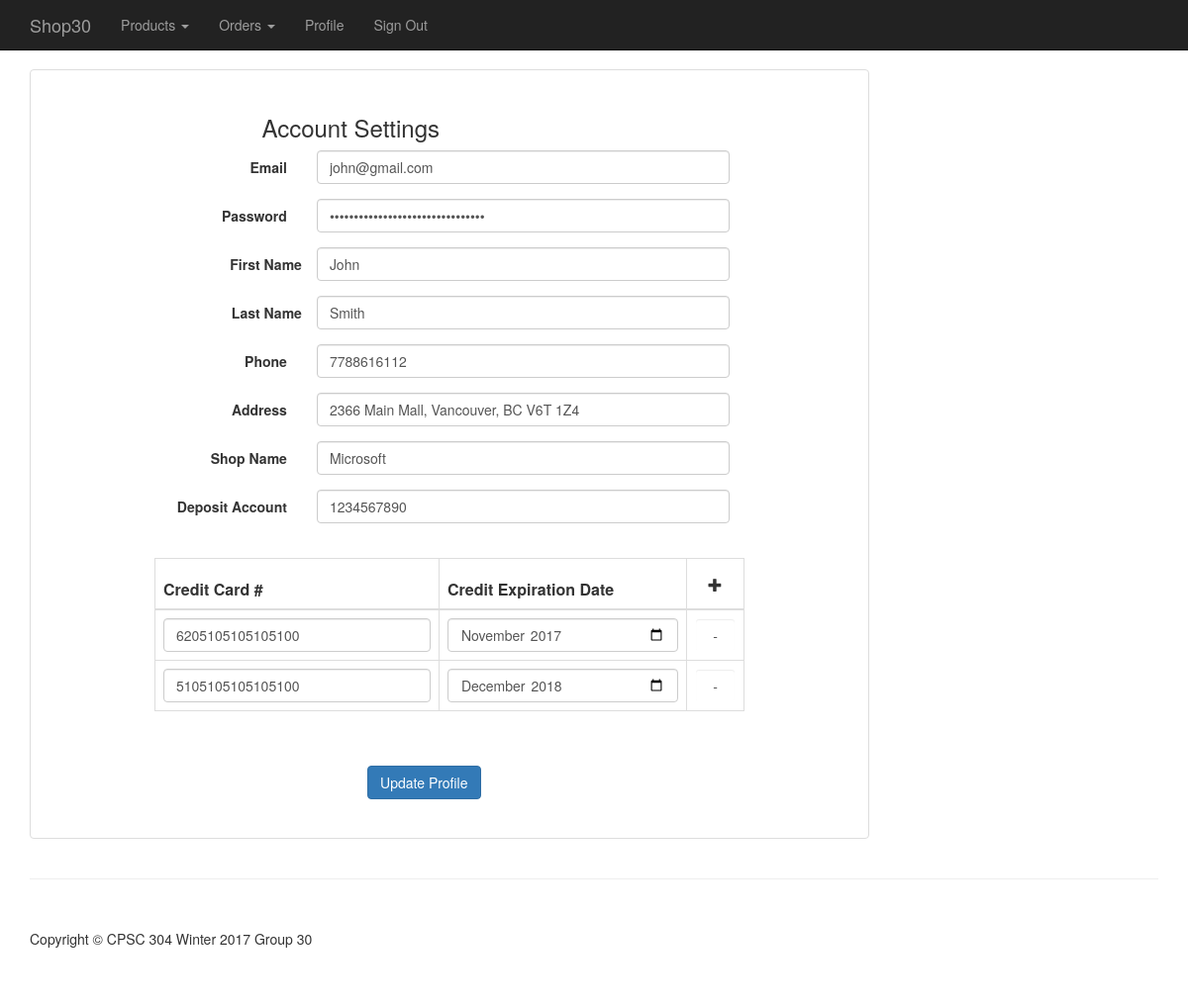
The page /frontend/php/profile.php (signed in) on the database its author committed.
### tables this page shows
CREATE TABLE `Person` (
  `PersonId` int(11) NOT NULL,
  `Phone` bigint(10) NOT NULL,
  `Password` varchar(50) NOT NULL,
  `Address` varchar(50) NOT NULL,
  `FirstName` varchar(15) NOT NULL,
  `LastName` varchar(15) NOT NULL,
  `Email` varchar(50) NOT NULL,
  `TimeStamp` timestamp NOT NULL DEFAULT CURRENT_TIMESTAMP ON UPDATE CURRENT_TIMESTAMP
);

CREATE TABLE `Retailers` (
  `PersonId` int(11) NOT NULL,
  `ShopName` char(15) NOT NULL,
  `DepositAccount` char(20) NOT NULL
);

CREATE TABLE `CreditCard` (
  `CardId` int(11) NOT NULL,
  `PersonId` int(11) NOT NULL,
  `CreditCard` char(19) NOT NULL,
  `CreditExpDate` date NOT NULL
);

### backend/core.inc.php (called while the page is built, shortened)
<?php
function getPersonId(){
	return $_SESSION['PersonId'];
}
?>

### backend/profile/getCustomer.php (called while the page is built)
<?php
function getCustomer(){
  global $con;
  $PersonId = getPersonId();
  $query = "SELECT Email, Password, FirstName, LastName, Phone, Address
    FROM Person WHERE PersonId=$PersonId";
  $customer = mysqli_fetch_array(mysqli_query($con, $query));
  if($customer){
    return $customer;
  } else {
    header("Location: ../../frontend/php/error.php");
  }
}
 ?>

### backend/profile/getRetailer.php (called while the page is built)
<?php
function getRetailer(){
  global $con;
  $PersonId = getPersonId();
  $query = "SELECT ShopName, DepositAccount
    FROM Retailers WHERE PersonId=$PersonId";
  return mysqli_fetch_array(mysqli_query($con, $query));
}
 ?>

### backend/account/getCardList.php (called while the page is built)
<?php
function getCardList(){
  global $con;
  $PersonId = getPersonId();
  $query = "SELECT CardId, CreditCard, CreditExpDate
    FROM CreditCard WHERE PersonId=$PersonId";
  $obj = mysqli_query($con, $query);
  return $obj;
}
 ?>

### frontend/php/parts/profileBody.php (the view, shortened to what this page needs)
<?php
$profile = getCustomer();
$retailer = getRetailer();
$cardList = getCardList();
if($retailer){
  $retailFields = "display:block";
} else {
  $retailCheck = "display:block";
  $retailFields = "display:none";
}
?>
<div class="container">
    <div class="row">
        <div class="col-md-9">
            <div class="thumbnail">
                <div class="caption-full" style="
                        padding-left: 140px;
                        padding-right: 140px;
                        padding-top: 25px;
                        padding-bottom: 25px;">
                    <h3>&nbsp;&nbsp;&nbsp;&nbsp;&nbsp;&nbsp;&nbsp;&nbsp;&nbsp;&nbsp;&nbsp;&nbsp;&nbsp;&nbsp;Account Settings
                    </h3>
                   <form class="form-horizontal" action="profile.php" method="post">
                      <div class="form-group">
                        <label class="col-sm-3 control-label">Email</label>
                        <div class="col-sm-9">
                          <input type="Email" class="form-control" name="Email" placeholder="Email" value="<?php echo $profile['Email']; ?>">
                        </div>
                      </div>
                      <div class="form-group">
                        <label for="inputPassword" class="col-sm-3 control-label">Password</label>
                        <div class="col-sm-9">
                          <input type="password" class="form-control" name="Password" placeholder="Password" value="<?php echo $profile['Password']; ?>">
                        </div>
                      </div>
                    <div class="form-group">
                        <label for="inputFirstName" class="col-sm-3 control-label" style=" padding-left: 0px; padding-right: 0px;">First Name</label>
                        <div class="col-sm-9">
                          <input type="text" class="form-control" name="FirstName" placeholder="First Name" value="<?php echo $profile['FirstName']; ?>">
                        </div>
                      </div>
                    <div class="form-group">
                        <label for="inputLastName" class="col-sm-3 control-label" style=" padding-left: 0px; padding-right: 0px;">Last Name</label>
                        <div class="col-sm-9">
                          <input type="text" class="form-control" name="LastName" placeholder="Last Name" value="<?php echo $profile['LastName']; ?>">
                        </div>
                      </div>
                    <div class="form-group">
                        <label class="col-sm-3 control-label">Phone</label>
                        <div class="col-sm-9">
                          <input type="text" class="form-control" name="Phone" placeholder="Phone" value="<?php echo $profile['Phone']; ?>">
                        </div>
                      </div>
                    <div class="form-group">
                        <label class="col-sm-3 control-label">Address</label>
                        <div class="col-sm-9">
                          <input type="text" class="form-control" name="Address" placeholder="Address" value="<?php echo $profile['Address']; ?>">
                        </div>
                      </div>
                      <div class="form-group retailerRegister" style="<?php echo $retailFields; ?>">
                        <label class="col-sm-3 control-label">Shop Name</label>
                        <div class="col-sm-9">
                          <input type="text" class="form-control" name="ShopName" placeholder="Shop Name" value="<?php echo $retailer['ShopName']; ?>">
                        </div>
                      </div>
                      <div class="form-group retailerRegister" style="<?php echo $retailFields; ?>">
                        <label for="inputPassword" class="col-sm-3 control-label">Deposit Account</label>
                        <div class="col-sm-9">
                          <input type="text" class="form-control" name="DepositAccount" placeholder="Deposit Account" value="<?php echo $retailer['DepositAccount']; ?>">
                        </div>
                      </div>
                      <br>
                      <div class="form-group" style="display:block">
                              <table class="table table-bordered table-hover" id="tableAddRow">
                                  <thead>
                                      <tr>
                                          <th><label class="control-label">Credit Card #</label></th>
                                          <th><label class="control-label">Credit Expiration Date</label></th>
                                          <th style="width:10px">
                                            <span class="glyphicon glyphicon-plus btn" onclick="addTableRow(this)"></span></th>
                                      </tr>
                                    </thead>
                                    <tbody>
                      <?php
                      if ($cardList->num_rows > 0){
                        while ( $card = mysqli_fetch_array($cardList, MYSQLI_ASSOC) ) {
                          $cardId = $card['CardId'];
                          $cardName = $card['CreditCard'];
                          $cardDate = date("Y-m", strtotime($card['CreditExpDate']));
                            echo "<tr>";
                              echo "<td><input type='text' class='form-control' name='CreditCard[]' placeholder='Credit Card' value='$cardName'></td>";
                              echo "<td><input type='month' class='form-control' name='CreditExpDate[]' value='$cardDate'></td>";
                              echo "<td><input type='text' style='display:none' class='form-control' name='CardId[]' value='$cardId'><input type='button' class='btn form-control' onclick='removeCard(this)' value='-'></input></td>";
                            echo '</tr>';
                        }
                      }
                       ?>
                     </tbody>
                        </table>
                      </div>
                      <br>
                      <button type="submit" class="btn btn-primary" name="updatePerson" style="margin-left: 200px;">Update Profile</button>
                    </form>
                </div>
            </div>
        </div>
    </div>
</div>

### frontend/css/shop-item.css (style rules this page uses)
body { padding-top: 70px; }
.thumbnail { padding: 0; }
.thumbnail .caption-full { padding: 9px; color: #333; }

### rows shown on the page
person: Email "john@gmail.com", FirstName "John", LastName "Smith", Phone "7788616112", Address "2366 Main Mall, Vancouver, BC V6T 1Z4"
retailers: ShopName "Microsoft", DepositAccount "1234567890"
creditcard: CreditCard "6205105105105100", CreditExpDate "2017-11"
creditcard: CreditCard "5105105105105100", CreditExpDate "2018-12"

### other values the page prints
$title "Shop30"
